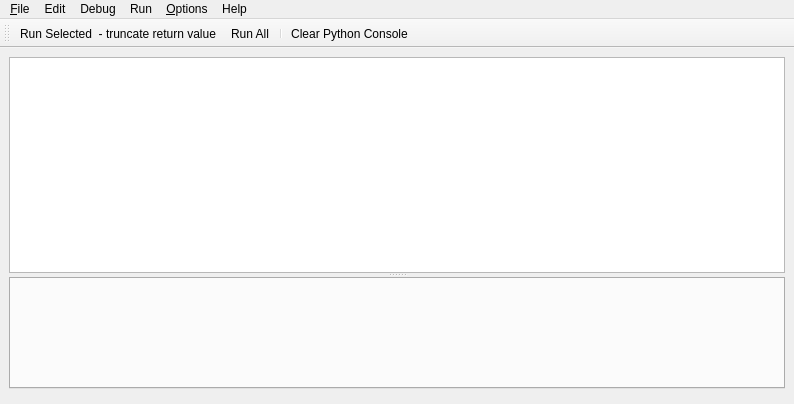
<?xml version="1.0" encoding="UTF-8"?>
<ui version="4.0">
 <class>PrEditorWindow</class>
 <widget class="QMainWindow" name="PrEditorWindow">
  <property name="geometry">
   <rect>
    <x>0</x>
    <y>0</y>
    <width>794</width>
    <height>404</height>
   </rect>
  </property>
  <property name="minimumSize">
   <size>
    <width>500</width>
    <height>300</height>
   </size>
  </property>
  <property name="windowTitle">
   <string>PrEditor</string>
  </property>
  <widget class="QWidget" name="centralwidget">
   <layout class="QVBoxLayout" name="verticalLayout">
    <item>
     <widget class="QSplitter" name="uiSplitterSPLIT">
      <property name="orientation">
       <enum>Qt::Vertical</enum>
      </property>
      <widget class="ConsolePrEdit" name="uiConsoleTXT">
       <property name="minimumSize">
        <size>
         <width>0</width>
         <height>100</height>
        </size>
       </property>
      </widget>
      <widget class="QStackedWidget" name="uiWorkboxSTACK">
       <property name="currentIndex">
        <number>1</number>
       </property>
       <widget class="QWidget" name="Options">
        <layout class="QVBoxLayout" name="verticalLayout_5">
         <item>
          <widget class="EditorChooser" name="uiEditorChooserWGT" native="true"/>
         </item>
         <item>
          <widget class="QDialogButtonBox" name="uiApplySettingsBTNS">
           <property name="standardButtons">
            <set>QDialogButtonBox::Cancel|QDialogButtonBox::Ok</set>
           </property>
          </widget>
         </item>
        </layout>
       </widget>
       <widget class="QWidget" name="WorkboxGroups">
        <layout class="QVBoxLayout" name="verticalLayout_4">
         <property name="leftMargin">
          <number>0</number>
         </property>
         <property name="topMargin">
          <number>0</number>
         </property>
         <property name="rightMargin">
          <number>0</number>
         </property>
         <property name="bottomMargin">
          <number>0</number>
         </property>
         <item>
          <widget class="GroupTabWidget" name="uiWorkboxTAB">
           <property name="minimumSize">
            <size>
             <width>0</width>
             <height>100</height>
            </size>
           </property>
           <property name="font">
            <font>
             <family>Wingdings</family>
             <pointsize>66</pointsize>
            </font>
           </property>
          </widget>
         </item>
        </layout>
       </widget>
      </widget>
     </widget>
    </item>
    <item>
     <widget class="FindFiles" name="uiFindInWorkboxesWGT" native="true"/>
    </item>
   </layout>
  </widget>
  <widget class="QMenuBar" name="uiMenuBar">
   <property name="geometry">
    <rect>
     <x>0</x>
     <y>0</y>
     <width>794</width>
     <height>31</height>
    </rect>
   </property>
   <widget class="QMenu" name="uiDebugMENU">
    <property name="title">
     <string>Debug</string>
    </property>
    <addaction name="separator"/>
    <addaction name="uiResetWarningFiltersACT"/>
    <addaction name="separator"/>
    <addaction name="uiLogToFileACT"/>
    <addaction name="uiLogToFileClearACT"/>
   </widget>
   <widget class="QMenu" name="uiScriptingMENU">
    <property name="title">
     <string comment="File Menu">&amp;File</string>
    </property>
    <addaction name="uiNewWorkboxACT"/>
    <addaction name="uiCloseWorkboxACT"/>
    <addaction name="separator"/>
    <addaction name="uiSaveConsoleSettingsACT"/>
    <addaction name="uiRestartACT"/>
    <addaction name="uiCloseLoggerACT"/>
   </widget>
   <widget class="QMenu" name="uiHelpMENU">
    <property name="title">
     <string>Help</string>
    </property>
    <widget class="QMenu" name="menuPreferences">
     <property name="title">
      <string>Preferences</string>
     </property>
     <addaction name="uiBrowsePreferencesACT"/>
     <addaction name="uiBackupPreferencesACT"/>
    </widget>
    <addaction name="menuPreferences"/>
    <addaction name="uiEnvironmentVarsACT"/>
    <addaction name="separator"/>
    <addaction name="uiAboutPreditorACT"/>
   </widget>
   <widget class="QMenu" name="menu_Run">
    <property name="title">
     <string>Run</string>
    </property>
    <addaction name="uiRunSelectedACT"/>
    <addaction name="uiRunSelectedDontTruncateACT"/>
    <addaction name="uiRunAllACT"/>
    <addaction name="uiRunFirstWorkboxACT"/>
    <addaction name="separator"/>
    <addaction name="uiClearBeforeRunningACT"/>
    <addaction name="uiClearToLastPromptACT"/>
    <addaction name="uiSelectTextACT"/>
   </widget>
   <widget class="QMenu" name="uiFileMENU">
    <property name="title">
     <string>&amp;Options</string>
    </property>
    <widget class="QMenu" name="uiStyleMENU">
     <property name="title">
      <string>Style</string>
     </property>
    </widget>
    <widget class="QMenu" name="uiCompleterModeMENU">
     <property name="toolTip">
      <string/>
     </property>
     <property name="title">
      <string>Auto-Complete Mode</string>
     </property>
     <addaction name="separator"/>
    </widget>
    <widget class="QMenu" name="uiSelectFontsMENU">
     <property name="title">
      <string>Select Font</string>
     </property>
     <addaction name="uiSelectMonospaceFontACT"/>
     <addaction name="uiSelectProportionalFontACT"/>
     <addaction name="uiSelectAllFontACT"/>
    </widget>
    <addaction name="uiConsoleAutoCompleteEnabledACT"/>
    <addaction name="uiWorkboxAutoCompleteEnabledACT"/>
    <addaction name="uiSpellCheckEnabledACT"/>
    <addaction name="uiAutoCompleteCaseSensitiveACT"/>
    <addaction name="uiCompleterModeMENU"/>
    <addaction name="uiHighlightExactCompletionACT"/>
    <addaction name="separator"/>
    <addaction name="uiClearLogACT"/>
    <addaction name="uiClearLogOnRefreshACT"/>
    <addaction name="separator"/>
    <addaction name="uiSelectFontsMENU"/>
    <addaction name="uiSelectGuiFontsMENU"/>
    <addaction name="uiDecreaseCodeFontSizeACT"/>
    <addaction name="uiIncreaseCodeFontSizeACT"/>
    <addaction name="uiDecreaseGuiFontSizeACT"/>
    <addaction name="uiIncreaseGuiFontSizeACT"/>
    <addaction name="uiStyleMENU"/>
    <addaction name="separator"/>
    <addaction name="uiIndentationsTabsACT"/>
    <addaction name="uiCopyTabsToSpacesACT"/>
    <addaction name="uiWordWrapACT"/>
    <addaction name="uiEditorVerticalACT"/>
    <addaction name="uiAutoPromptACT"/>
    <addaction name="uiAutoSaveSettingssACT"/>
    <addaction name="separator"/>
    <addaction name="uiSetFlashWindowIntervalACT"/>
    <addaction name="separator"/>
    <addaction name="uiErrorHyperlinksACT"/>
    <addaction name="uiSetPreferredTextEditorPathACT"/>
    <addaction name="uiSetWorkboxEditorACT"/>
    <addaction name="separator"/>
    <addaction name="uiSetMaxWorkboxBackupsACT"/>
   </widget>
   <widget class="QMenu" name="menuEdit">
    <property name="title">
     <string>Edit</string>
    </property>
    <widget class="QMenu" name="menuFocus_to_Group">
     <property name="title">
      <string>Focus to Group</string>
     </property>
     <addaction name="uiGroup1ACT"/>
     <addaction name="uiGroup2ACT"/>
     <addaction name="uiGroup3ACT"/>
     <addaction name="uiGroup4ACT"/>
     <addaction name="uiGroup5ACT"/>
     <addaction name="uiGroup6ACT"/>
     <addaction name="uiGroup7ACT"/>
     <addaction name="uiGroup8ACT"/>
     <addaction name="separator"/>
     <addaction name="uiGroupLastACT"/>
    </widget>
    <widget class="QMenu" name="menuFocus_to_Tab">
     <property name="title">
      <string>Focus to Tab</string>
     </property>
     <action name="uiTab1ACT">
      <property name="text">
       <string>Focus to Tab 1</string>
      </property>
      <property name="shortcut">
       <string>Ctrl+1</string>
      </property>
     </action>
     <action name="uiTab2ACT">
      <property name="text">
       <string>Focus to Tab 2</string>
      </property>
      <property name="shortcut">
       <string>Ctrl+2</string>
      </property>
     </action>
     <action name="uiTab3ACT">
      <property name="text">
       <string>Focus to Tab 3</string>
      </property>
      <property name="shortcut">
       <string>Ctrl+3</string>
      </property>
     </action>
     <action name="uiTab4ACT">
      <property name="text">
       <string>Focus to Tab 4</string>
      </property>
      <property name="shortcut">
       <string>Ctrl+4</string>
      </property>
     </action>
     <action name="uiTab5ACT">
      <property name="text">
       <string>Focus to Tab 5</string>
      </property>
      <property name="shortcut">
       <string>Ctrl+5</string>
      </property>
     </action>
     <action name="uiTab6ACT">
      <property name="text">
       <string>Focus to Tab 6</string>
      </property>
      <property name="shortcut">
       <string>Ctrl+6</string>
      </property>
     </action>
     <action name="uiTab7ACT">
      <property name="text">
       <string>Focus to Tab 7</string>
      </property>
      <property name="shortcut">
       <string>Ctrl+7</string>
      </property>
     </action>
     <action name="uiTab8ACT">
      <property name="text">
       <string>Focus to Tab 8</string>
      </property>
      <property name="shortcut">
       <string>Ctrl+8</string>
      </property>
     </action>
     <action name="uiTabLastACT">
      <property name="text">
       <string>Focus to Last Tab</string>
      </property>
      <property name="shortcut">
       <string>Ctrl+9</string>
      </property>
     </action>
     <addaction name="uiTab1ACT"/>
     <addaction name="uiTab2ACT"/>
     <addaction name="uiTab3ACT"/>
     <addaction name="uiTab4ACT"/>
     <addaction name="uiTab5ACT"/>
     <addaction name="uiTab6ACT"/>
     <addaction name="uiTab7ACT"/>
     <addaction name="uiTab8ACT"/>
     <addaction name="separator"/>
     <addaction name="uiTabLastACT"/>
    </widget>
    <addaction name="uiCommentToggleACT"/>
    <addaction name="separator"/>
    <addaction name="uiGetPrevCmdACT"/>
    <addaction name="uiGetNextCmdACT"/>
    <addaction name="separator"/>
    <addaction name="uiFocusToConsoleACT"/>
    <addaction name="uiCopyToConsoleACT"/>
    <addaction name="uiFocusToWorkboxACT"/>
    <addaction name="uiCopyToWorkboxACT"/>
    <addaction name="separator"/>
    <addaction name="uiNextTabACT"/>
    <addaction name="uiPrevTabACT"/>
    <addaction name="separator"/>
    <addaction name="menuFocus_to_Group"/>
    <addaction name="menuFocus_to_Tab"/>
    <addaction name="separator"/>
    <addaction name="uiFindInWorkboxesACT"/>
    <addaction name="uiFocusNameACT"/>
    <addaction name="separator"/>
    <addaction name="uiShowFirstWorkboxVersionACT"/>
    <addaction name="uiShowPreviousWorkboxVersionACT"/>
    <addaction name="uiShowNextWorkboxVersionACT"/>
    <addaction name="uiShowLastWorkboxVersionACT"/>
   </widget>
   <addaction name="uiScriptingMENU"/>
   <addaction name="menuEdit"/>
   <addaction name="uiDebugMENU"/>
   <addaction name="menu_Run"/>
   <addaction name="uiFileMENU"/>
   <addaction name="uiHelpMENU"/>
  </widget>
  <widget class="QToolBar" name="uiConsoleTOOLBAR">
   <property name="windowTitle">
    <string>Console Toolbar</string>
   </property>
   <attribute name="toolBarArea">
    <enum>TopToolBarArea</enum>
   </attribute>
   <attribute name="toolBarBreak">
    <bool>false</bool>
   </attribute>
   <addaction name="uiRunSelectedACT"/>
   <addaction name="uiRunAllACT"/>
   <addaction name="separator"/>
   <addaction name="uiClearLogACT"/>
  </widget>
  <action name="uiSaveLogACT">
   <property name="text">
    <string>&amp;Save Log...</string>
   </property>
  </action>
  <action name="uiNoDebugACT">
   <property name="checkable">
    <bool>true</bool>
   </property>
   <property name="text">
    <string>&amp;Disabled</string>
   </property>
  </action>
  <action name="uiDebugLowACT">
   <property name="checkable">
    <bool>true</bool>
   </property>
   <property name="text">
    <string>&amp;Low Level</string>
   </property>
  </action>
  <action name="uiDebugMidACT">
   <property name="checkable">
    <bool>true</bool>
   </property>
   <property name="text">
    <string>&amp;Mid Level</string>
   </property>
  </action>
  <action name="uiDebugHighACT">
   <property name="checkable">
    <bool>true</bool>
   </property>
   <property name="text">
    <string>&amp;High Level</string>
   </property>
  </action>
  <action name="uiClearLogACT">
   <property name="text">
    <string>&amp;Clear Python Console</string>
   </property>
   <property name="toolTip">
    <string>Clears the top section of PrEditor. This does not clear the workbox.</string>
   </property>
   <property name="shortcut">
    <string>Ctrl+Alt+Shift+D</string>
   </property>
  </action>
  <action name="uiConsoleAutoCompleteEnabledACT">
   <property name="checkable">
    <bool>true</bool>
   </property>
   <property name="checked">
    <bool>false</bool>
   </property>
   <property name="text">
    <string>Use Auto-Complete in console</string>
   </property>
   <property name="iconText">
    <string>Use Auto-Complete in console</string>
   </property>
   <property name="toolTip">
    <string>Use Auto-Complete in console</string>
   </property>
  </action>
  <action name="uiRunLineACT">
   <property name="text">
    <string>Run Line...</string>
   </property>
   <property name="shortcut">
    <string>Enter</string>
   </property>
  </action>
  <action name="uiRunAllACT">
   <property name="text">
    <string>Run All</string>
   </property>
   <property name="toolTip">
    <string>Run all code from the current workbox</string>
   </property>
   <property name="shortcut">
    <string>Ctrl+Return</string>
   </property>
  </action>
  <action name="uiClearWorkspaceACT">
   <property name="text">
    <string>Clear Workspace...</string>
   </property>
  </action>
  <action name="uiRunSelectedACT">
   <property name="text">
    <string>Run Selected  - truncate return value</string>
   </property>
   <property name="toolTip">
    <string>&lt;html&gt;&lt;head/&gt;&lt;body&gt;&lt;p&gt;Run some code from the current workbox. If you have text selected, only the selected text is run. With no text selected, the current line is run. You can also use the Number Pad Enter key to activate this.&lt;/p&gt;&lt;/body&gt;&lt;/html&gt;</string>
   </property>
   <property name="shortcut">
    <string>Shift+Return</string>
   </property>
  </action>
  <action name="uiIndentationsTabsACT">
   <property name="checkable">
    <bool>true</bool>
   </property>
   <property name="text">
    <string>Indentations use tabs</string>
   </property>
  </action>
  <action name="uiWordWrapACT">
   <property name="checkable">
    <bool>true</bool>
   </property>
   <property name="text">
    <string>Enable Console Word Wrap</string>
   </property>
   <property name="toolTip">
    <string>Enable word wrap in the python output console</string>
   </property>
  </action>
  <action name="uiSaveConsoleSettingsACT">
   <property name="text">
    <string>Save Console Settings</string>
   </property>
   <property name="toolTip">
    <string>Save Console Settings and all Workbox code</string>
   </property>
   <property name="shortcut">
    <string>Ctrl+S</string>
   </property>
  </action>
  <action name="uiClearBeforeRunningACT">
   <property name="checkable">
    <bool>true</bool>
   </property>
   <property name="text">
    <string>Clear before running workbox code</string>
   </property>
   <property name="toolTip">
    <string>Clear console log before running workbox code.</string>
   </property>
  </action>
  <action name="uiCloseLoggerACT">
   <property name="text">
    <string>Close</string>
   </property>
   <property name="toolTip">
    <string>Close</string>
   </property>
   <property name="shortcut">
    <string>Ctrl+Q</string>
   </property>
  </action>
  <action name="uiEditorVerticalACT">
   <property name="checkable">
    <bool>true</bool>
   </property>
   <property name="text">
    <string>Editor Vertical</string>
   </property>
   <property name="toolTip">
    <string>Editor Vertical</string>
   </property>
  </action>
  <action name="uiClearLogOnRefreshACT">
   <property name="checkable">
    <bool>true</bool>
   </property>
   <property name="text">
    <string>Clear Log on Environment Refresh</string>
   </property>
  </action>
  <action name="uiClearToLastPromptACT">
   <property name="text">
    <string>Clear to Last Prompt</string>
   </property>
   <property name="toolTip">
    <string>Clear console  to the last prompt</string>
   </property>
   <property name="shortcut">
    <string>Ctrl+Shift+Backspace</string>
   </property>
  </action>
  <action name="uiCopyTabsToSpacesACT">
   <property name="checkable">
    <bool>true</bool>
   </property>
   <property name="text">
    <string>Convert Tabs to Spaces on Copy</string>
   </property>
  </action>
  <action name="uiResetWarningFiltersACT">
   <property name="text">
    <string>Reset Warning Filters</string>
   </property>
   <property name="toolTip">
    <string>Clears all warning filters so you see all warnings.</string>
   </property>
  </action>
  <action name="uiAboutPreditorACT">
   <property name="text">
    <string>About PrEditor</string>
   </property>
  </action>
  <action name="uiEnvironmentVarsACT">
   <property name="text">
    <string>Environment Variables...</string>
   </property>
  </action>
  <action name="uiSetFlashWindowIntervalACT">
   <property name="text">
    <string>Set flash window interval...</string>
   </property>
   <property name="toolTip">
    <string>If executing code takes longer than this many seconds, flash the main window of the application.</string>
   </property>
  </action>
  <action name="uiSpellCheckEnabledACT">
   <property name="checkable">
    <bool>true</bool>
   </property>
   <property name="text">
    <string>Use Spell-Check</string>
   </property>
  </action>
  <action name="uiLogToFileACT">
   <property name="text">
    <string>Log Output to File</string>
   </property>
   <property name="toolTip">
    <string>Log Output to a log File</string>
   </property>
  </action>
  <action name="actionSone">
   <property name="text">
    <string>None</string>
   </property>
  </action>
  <action name="uiTreegruntShortcutACT">
   <property name="text">
    <string>Treegrunt</string>
   </property>
  </action>
  <action name="uiPythonLoggerShortcutACT">
   <property name="text">
    <string>PrEditor</string>
   </property>
  </action>
  <action name="uiBlurIdeShortcutACT">
   <property name="text">
    <string>Blur IDE</string>
   </property>
  </action>
  <action name="uiLogToFileClearACT">
   <property name="text">
    <string>Clear Output File</string>
   </property>
  </action>
  <action name="uiBrowsePreferencesACT">
   <property name="text">
    <string>Browse...</string>
   </property>
   <property name="toolTip">
    <string>Browse Preferences</string>
   </property>
  </action>
  <action name="uiAutoCompleteCaseSensitiveACT">
   <property name="checkable">
    <bool>true</bool>
   </property>
   <property name="text">
    <string>Auto-Complete - Case Sensitive</string>
   </property>
   <property name="toolTip">
    <string>Choose auto-completion case-sensitivity</string>
   </property>
   <property name="shortcut">
    <string>Ctrl+I</string>
   </property>
  </action>
  <action name="uiStartsWithModeACT">
   <property name="checkable">
    <bool>true</bool>
   </property>
   <property name="text">
    <string>StartsWith</string>
   </property>
  </action>
  <action name="uiOuterFuzzyModeACT">
   <property name="checkable">
    <bool>true</bool>
   </property>
   <property name="text">
    <string>OuterFuzzy</string>
   </property>
  </action>
  <action name="uiFullFuzzyModeACT">
   <property name="checkable">
    <bool>true</bool>
   </property>
   <property name="text">
    <string>FullFuzzy</string>
   </property>
  </action>
  <action name="uiCycleCompleterModeACT">
   <property name="text">
    <string>Cycle Completer Modes</string>
   </property>
   <property name="shortcut">
    <string>Ctrl+M</string>
   </property>
  </action>
  <action name="uiAutoSaveSettingssACT">
   <property name="checkable">
    <bool>true</bool>
   </property>
   <property name="checked">
    <bool>true</bool>
   </property>
   <property name="text">
    <string>Auto-Save Console Settings</string>
   </property>
   <property name="toolTip">
    <string>Auto-Save Console Settings and Workbox code.
Useful if often using multiple DCC instances simultaneously.
Must manually save instead.</string>
   </property>
  </action>
  <action name="uiNewWorkboxACT">
   <property name="text">
    <string>New Workbox</string>
   </property>
   <property name="toolTip">
    <string>Create a new workbox</string>
   </property>
   <property name="shortcut">
    <string>Ctrl+N</string>
   </property>
  </action>
  <action name="uiCloseWorkboxACT">
   <property name="text">
    <string>Close Workbox</string>
   </property>
   <property name="toolTip">
    <string>Close the current workbox</string>
   </property>
   <property name="shortcut">
    <string>Ctrl+W</string>
   </property>
  </action>
  <action name="uiGetPrevCmdACT">
   <property name="text">
    <string>Get Previous Command</string>
   </property>
   <property name="toolTip">
    <string>Get Previous Command (like in a  command prompt)</string>
   </property>
   <property name="shortcut">
    <string>Ctrl+Up</string>
   </property>
  </action>
  <action name="uiGetNextCmdACT">
   <property name="text">
    <string>Get Next Command</string>
   </property>
   <property name="toolTip">
    <string>Get Next Command (like in a  command prompt)</string>
   </property>
   <property name="shortcut">
    <string>Ctrl+Down</string>
   </property>
  </action>
  <action name="uiFocusToConsoleACT">
   <property name="text">
    <string>Focus to Console</string>
   </property>
   <property name="toolTip">
    <string>Set focus to the console</string>
   </property>
   <property name="shortcut">
    <string>Ctrl+Shift+PgUp</string>
   </property>
  </action>
  <action name="uiCopyToConsoleACT">
   <property name="text">
    <string>Focus and Copy to Console</string>
   </property>
   <property name="toolTip">
    <string>Set focus to the console and copy/paste selection or line</string>
   </property>
   <property name="shortcut">
    <string>Ctrl+Alt+Shift+PgUp</string>
   </property>
  </action>
  <action name="uiFocusToWorkboxACT">
   <property name="text">
    <string>Focus to Workbox</string>
   </property>
   <property name="toolTip">
    <string>Set focus to the current workbox</string>
   </property>
   <property name="shortcut">
    <string>Ctrl+Shift+PgDown</string>
   </property>
  </action>
  <action name="uiCopyToWorkboxACT">
   <property name="text">
    <string>Focus and Copy to Workbox</string>
   </property>
   <property name="toolTip">
    <string>Set focus to the current workbox and copy/paste selection or line</string>
   </property>
   <property name="shortcut">
    <string>Ctrl+Alt+Shift+PgDown</string>
   </property>
  </action>
  <action name="uiNextTabACT">
   <property name="text">
    <string>Focus to Next Tab</string>
   </property>
   <property name="toolTip">
    <string>Set focus to the next  workbox tab</string>
   </property>
   <property name="shortcut">
    <string>Ctrl+Tab</string>
   </property>
  </action>
  <action name="uiPrevTabACT">
   <property name="text">
    <string>Focus to Previous Tab</string>
   </property>
   <property name="toolTip">
    <string>Set focus to the previous  workbox tab</string>
   </property>
   <property name="shortcut">
    <string>Ctrl+Shift+Tab</string>
   </property>
  </action>
  <action name="uiAutoPromptACT">
   <property name="checkable">
    <bool>true</bool>
   </property>
   <property name="text">
    <string>Auto-prompt</string>
   </property>
  </action>
  <action name="uiLinesInNewWorkboxACT">
   <property name="checkable">
    <bool>true</bool>
   </property>
   <property name="text">
    <string>Add lines to new workbox</string>
   </property>
  </action>
  <action name="uiSetPreferredTextEditorPathACT">
   <property name="text">
    <string>Set Preferred Text Editor Path</string>
   </property>
  </action>
  <action name="uiErrorHyperlinksACT">
   <property name="checkable">
    <bool>true</bool>
   </property>
   <property name="text">
    <string>Error Hyperlinks</string>
   </property>
   <property name="toolTip">
    <string>Show Error Hyperlinks, which can be clicked to open the indicated module
at the indicated line in the specified text editor.
</string>
   </property>
  </action>
  <action name="uiSelectCurrentLineACT">
   <property name="text">
    <string>Select Current Line</string>
   </property>
  </action>
  <action name="uiTab0ACT">
   <property name="text">
    <string>Focus to Tab 0</string>
   </property>
   <property name="iconText">
    <string>Focus to Tab 0</string>
   </property>
   <property name="toolTip">
    <string>Focus to Tab 0</string>
   </property>
  </action>
  <action name="uiCommentToggleACT">
   <property name="text">
    <string>Comment Toggle</string>
   </property>
   <property name="shortcut">
    <string>Ctrl+/</string>
   </property>
  </action>
  <action name="uiSetWorkboxEditorACT">
   <property name="text">
    <string>Set Workbox Editor</string>
   </property>
  </action>
  <action name="uiGroup1ACT">
   <property name="text">
    <string>Focus to Group 1</string>
   </property>
   <property name="shortcut">
    <string>Ctrl+Alt+1</string>
   </property>
  </action>
  <action name="actionFocus">
   <property name="text">
    <string>Focus</string>
   </property>
  </action>
  <action name="uiGroup2ACT">
   <property name="text">
    <string>Focus to Group 2</string>
   </property>
   <property name="shortcut">
    <string>Ctrl+Alt+2</string>
   </property>
  </action>
  <action name="uiGroup3ACT">
   <property name="text">
    <string>Focus to Group 3</string>
   </property>
   <property name="shortcut">
    <string>Ctrl+Alt+3</string>
   </property>
  </action>
  <action name="uiGroup4ACT">
   <property name="text">
    <string>Focus to Group 4</string>
   </property>
   <property name="shortcut">
    <string>Ctrl+Alt+4</string>
   </property>
  </action>
  <action name="uiGroup5ACT">
   <property name="text">
    <string>Focus to Group 5</string>
   </property>
   <property name="shortcut">
    <string>Ctrl+Alt+5</string>
   </property>
  </action>
  <action name="uiGroup6ACT">
   <property name="text">
    <string>Focus to Group 6</string>
   </property>
   <property name="shortcut">
    <string>Ctrl+Alt+6</string>
   </property>
  </action>
  <action name="uiGroup7ACT">
   <property name="text">
    <string>Focus to Group 7</string>
   </property>
   <property name="shortcut">
    <string>Ctrl+Alt+7</string>
   </property>
  </action>
  <action name="uiGroup8ACT">
   <property name="text">
    <string>Focus to Group 8</string>
   </property>
   <property name="shortcut">
    <string>Ctrl+Alt+8</string>
   </property>
  </action>
  <action name="uiGroupLastACT">
   <property name="text">
    <string>Focus to Last Group</string>
   </property>
   <property name="shortcut">
    <string>Ctrl+Alt+9</string>
   </property>
  </action>
  <action name="uiBackupPreferencesACT">
   <property name="text">
    <string>Backup</string>
   </property>
  </action>
  <action name="uiFocusNameACT">
   <property name="text">
    <string>Focus To Name</string>
   </property>
   <property name="shortcut">
    <string>Ctrl+P</string>
   </property>
  </action>
  <action name="uiRestartACT">
   <property name="text">
    <string>Restart PrEditor</string>
   </property>
   <property name="toolTip">
    <string>Closes PrEditor and launches a new process with the same cli arguments.</string>
   </property>
   <property name="shortcut">
    <string>Ctrl+Alt+Shift+R</string>
   </property>
  </action>
  <action name="uiFindInWorkboxesACT">
   <property name="text">
    <string>Find in Workboxes</string>
   </property>
   <property name="shortcut">
    <string>Ctrl+Shift+F</string>
   </property>
  </action>
  <action name="uiSelectTextACT">
   <property name="checkable">
    <bool>true</bool>
   </property>
   <property name="checked">
    <bool>true</bool>
   </property>
   <property name="text">
    <string>Select text when Run Selected w/o selection</string>
   </property>
  </action>
  <action name="uiWorkboxAutoCompleteEnabledACT">
   <property name="checkable">
    <bool>true</bool>
   </property>
   <property name="text">
    <string>Use Auto-Complete in workbox</string>
   </property>
  </action>
  <action name="uiSelectMonospaceFontACT">
   <property name="text">
    <string>Choose from monospace fonts</string>
   </property>
   <property name="toolTip">
    <string>Choose from monospace fonts</string>
   </property>
  </action>
  <action name="uiSelectProportionalFontACT">
   <property name="text">
    <string>Choose from proportional fonts</string>
   </property>
   <property name="toolTip">
    <string>Choose from proportional fonts</string>
   </property>
  </action>
  <action name="uiSelectAllFontACT">
   <property name="text">
    <string>Choose from all fonts</string>
   </property>
   <property name="toolTip">
    <string>Choose from all fonts</string>
   </property>
  </action>
  <action name="uiRunSelectedDontTruncateACT">
   <property name="text">
    <string>Run Selected - don't truncate return value</string>
   </property>
   <property name="shortcut">
    <string>Ctrl+Shift+Return</string>
   </property>
  </action>
  <action name="uiHighlightExactCompletionACT">
   <property name="checkable">
    <bool>true</bool>
   </property>
   <property name="text">
    <string>Highlight Exact Completion</string>
   </property>
  </action>
  <action name="uiShowFirstWorkboxVersionACT">
   <property name="text">
    <string>Show First Workbox Version</string>
   </property>
   <property name="shortcut">
    <string>Ctrl+Alt+Shift+[</string>
   </property>
  </action>
  <action name="uiShowPreviousWorkboxVersionACT">
   <property name="text">
    <string>Show Previous Workbox Version</string>
   </property>
   <property name="shortcut">
    <string>Ctrl+Alt+[</string>
   </property>
  </action>
  <action name="uiShowNextWorkboxVersionACT">
   <property name="text">
    <string>Show Next Workbox Version</string>
   </property>
   <property name="shortcut">
    <string>Ctrl+Alt+]</string>
   </property>
  </action>
  <action name="uiShowLastWorkboxVersionACT">
   <property name="text">
    <string>Show Last Workbox Version</string>
   </property>
   <property name="shortcut">
    <string>Ctrl+Alt+Shift+]</string>
   </property>
  </action>
  <action name="uiSetMaxWorkboxBackupsACT">
   <property name="text">
    <string>Set Max Workbox Backups</string>
   </property>
  </action>
  <action name="uiSelectGuiFontsMENU">
   <property name="text">
    <string>Select Gui Font</string>
   </property>
  </action>
  <action name="uiIncreaseCodeFontSizeACT">
   <property name="text">
    <string>Increase Code Font Size</string>
   </property>
   <property name="toolTip">
    <string>..or Ctrl+Scroll Up</string>
   </property>
   <property name="shortcut">
    <string>Ctrl++</string>
   </property>
  </action>
  <action name="uiIncreaseGuiFontSizeACT">
   <property name="text">
    <string>Increase Gui Font Size</string>
   </property>
   <property name="toolTip">
    <string>..or Alt+Scroll Up</string>
   </property>
   <property name="shortcut">
    <string>Alt+Shift+Num++</string>
   </property>
  </action>
  <action name="uiDecreaseCodeFontSizeACT">
   <property name="text">
    <string>Decrease Code Font Size</string>
   </property>
   <property name="toolTip">
    <string>..or Ctrl+Scroll Down</string>
   </property>
   <property name="shortcut">
    <string>Ctrl+-</string>
   </property>
  </action>
  <action name="uiDecreaseGuiFontSizeACT">
   <property name="text">
    <string>Decrease Gui Font Size</string>
   </property>
   <property name="toolTip">
    <string>..or Alt+Scroll Down</string>
   </property>
   <property name="shortcut">
    <string>Alt+Shift+-</string>
   </property>
  </action>
  <action name="uiRunFirstWorkboxACT">
   <property name="text">
    <string>Run First Workbox</string>
   </property>
   <property name="toolTip">
    <string>Run First Workbox, which may have things like common import, helper functions, etc.</string>
   </property>
   <property name="shortcut">
    <string>Alt+1</string>
   </property>
  </action>
 </widget>
 <customwidgets>
  <customwidget>
   <class>GroupTabWidget</class>
   <extends>QTabWidget</extends>
   <header>preditor.gui.group_tab_widget.h</header>
   <container>1</container>
  </customwidget>
  <customwidget>
   <class>ConsolePrEdit</class>
   <extends>QTextEdit</extends>
   <header>preditor.gui.console.h</header>
  </customwidget>
  <customwidget>
   <class>EditorChooser</class>
   <extends>QWidget</extends>
   <header>preditor.gui.editor_chooser.h</header>
  </customwidget>
  <customwidget>
   <class>FindFiles</class>
   <extends>QWidget</extends>
   <header>preditor.gui.find_files.h</header>
   <container>1</container>
  </customwidget>
 </customwidgets>
 <resources/>
 <connections>
  <connection>
   <sender>uiApplySettingsBTNS</sender>
   <signal>accepted()</signal>
   <receiver>PrEditorWindow</receiver>
   <slot>apply_options()</slot>
   <hints>
    <hint type="sourcelabel">
     <x>558</x>
     <y>367</y>
    </hint>
    <hint type="destinationlabel">
     <x>586</x>
     <y>387</y>
    </hint>
   </hints>
  </connection>
  <connection>
   <sender>uiSetWorkboxEditorACT</sender>
   <signal>triggered()</signal>
   <receiver>PrEditorWindow</receiver>
   <slot>show_workbox_options()</slot>
   <hints>
    <hint type="sourcelabel">
     <x>-1</x>
     <y>-1</y>
    </hint>
    <hint type="destinationlabel">
     <x>397</x>
     <y>202</y>
    </hint>
   </hints>
  </connection>
  <connection>
   <sender>uiApplySettingsBTNS</sender>
   <signal>rejected()</signal>
   <receiver>PrEditorWindow</receiver>
   <slot>update_workbox_stack()</slot>
   <hints>
    <hint type="sourcelabel">
     <x>763</x>
     <y>371</y>
    </hint>
    <hint type="destinationlabel">
     <x>747</x>
     <y>401</y>
    </hint>
   </hints>
  </connection>
  <connection>
   <sender>uiFindInWorkboxesACT</sender>
   <signal>triggered()</signal>
   <receiver>PrEditorWindow</receiver>
   <slot>show_find_in_workboxes()</slot>
   <hints>
    <hint type="sourcelabel">
     <x>-1</x>
     <y>-1</y>
    </hint>
    <hint type="destinationlabel">
     <x>397</x>
     <y>202</y>
    </hint>
   </hints>
  </connection>
 </connections>
 <slots>
  <slot>apply_options()</slot>
  <slot>reset_options()</slot>
  <slot>show_workbox_options()</slot>
  <slot>update_workbox_stack()</slot>
  <slot>show_find_in_workboxes()</slot>
 </slots>
</ui>
